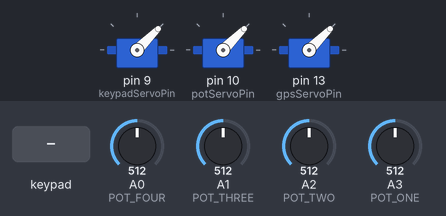
This sketch was run on a simulated Arduino Uno, built with avr-gcc and run on an emulated ATmega328P. Parts: 3 × servo. The inputs (shaded band) are chosen by the test bench; at power-on: A0 (POT_FOUR) = 512, A1 (POT_THREE) = 512, A2 (POT_TWO) = 512, A3 (POT_ONE) = 512.

Above: at 1.2 s.
1.3 s: keypad keys 3 3 3 7 7 7 pressed 0.4 s apart
At 3.31 s:
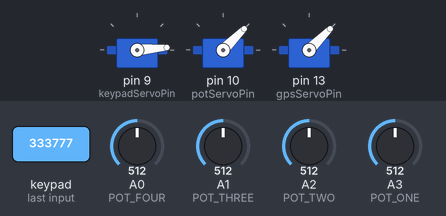
At 4.6 s:
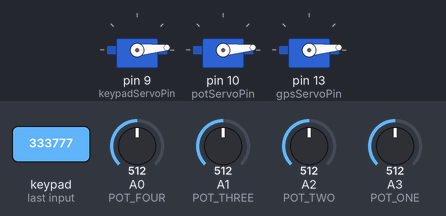
Timing chart, 0 to 6.1 s (numbered marks = the images above; inputs shaded):
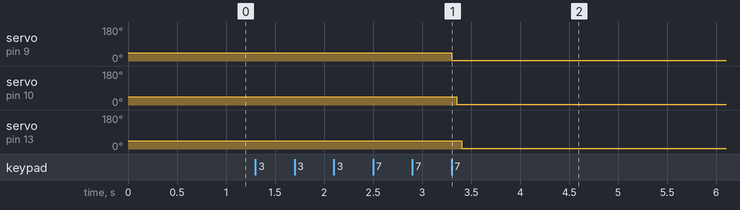

Measured:
- after the input at 1.3 s, servo on pin 9 (keypadServoPin): 45° → 5° after 2.0 s; servo on pin 10 (potServoPin), servo on pin 13 (gpsServoPin): 45° → 5° after 2.1 s

The sketch:

prop-box-slave.ino
```cpp
/*
 * Reverse Geocache Box adapted from all of these sources to create a unique
 * enagement box. -Hossman333
 * Spring 2019
 *
 * Credits:
 *
 * NeoGPS version without String by /dev
 * Kenton Harris 11/12/2012: https://learn.adafruit.com/reverse-geocache-engagement-box/
 * Thanks to bnordlund9 for much of the code. This is simplified version
 * of his Geobox found here: http://www.youtube.com/watch?v=g0060tcuofg
 * Reverse Geocache idea by Mikal Hart of http://arduiniana.org/
 * And last but not least Adafruit for all the parts and guides.
 */

/*
  *  Slave Receiver code for Arduino uno.
  *  - Keypad
  *  - 4 pots
  *  - 2 servos
  *  The slave will send data to the master, so the screen can display sentences. Such as:
  *  You’ve unlocked one!
  *  1/3 locks unlocked!
  *  The only data needed to be passed is for the screen.
*/

#include "Arduino.h"
#include "Keypad.h"
#include <Servo.h>
#include <Wire.h>

/*
 *
 * ========================================================================
 * ============================START KEYPAD INIT===========================
 * ========================================================================
 *
 *
 */
const byte ROWS = 4;
const byte COLS = 3;
// My keypad has a few malfunctioning keys. I just remapped some of them to work.
// I only need a few of them to work anyways.
char keys[ROWS][COLS] = {
    {'0', '2', '*'},
    {'4', '3', '6'},
    {'8', '8', '7'},
    {'5', '0', '4'}};
byte rowPins[ROWS] = {5, 6, 7, 8};
byte colPins[COLS] = {2, 3, 4};
char *secretKeypadCode = (char *)"873450";
char *secretCodeToUnlockAll = (char *)"333777";
int keypadPosition = 0;
bool keypadIsLocked;

Keypad keypad = Keypad(makeKeymap(keys), rowPins, colPins, ROWS, COLS);

int keypadServoPin = 9;
Servo KeypadServo;

/*
 *
 * ========================================================================
 * =============================END KEYPAD INIT============================
 * ========================================================================
 *
 *
 */

/*
 *
 * ========================================================================
 * ===========================POTENTIOMETER INIT===========================
 * ========================================================================
 *
 *
 */
#define POT_ONE A3
#define POT_TWO A2
#define POT_THREE A1
#define POT_FOUR A0

int potOneValue = 0;
int potTwoValue = 0;
int potThreeValue = 0;
int potFourValue = 0;

// Left, Up, Down, Right
int potOneSecret = 29;
int potTwoSecret = 363;
int potThreeSecret = 1014;
int potFourSecret = 734;

int potBuffer = 40;
bool potIsLocked;

int potServoPin = 10;
Servo PotServo;
bool gpsServoIsLocked;
/*
 *
 * ========================================================================
 * =========================END POTENTIOMETER INIT=========================
 * ========================================================================
 *
 *
 */
int gpsServoPin = 13;
Servo GpsServo;
int slaveResp;

void setup()
{
  Serial.begin(9600);
  Wire.begin(9);
  Wire.onRequest(requestEvent);
  Wire.onReceive(receiveEvent);
  KeypadServo.attach(keypadServoPin);
  PotServo.attach(potServoPin);
  GpsServo.attach(gpsServoPin);
  setKeypadLocked(true);
  setPotLocked(true);
  setGpsLocked(true);

  pinMode(POT_ONE, INPUT);
  pinMode(POT_TWO, INPUT);
  pinMode(POT_THREE, INPUT);
  pinMode(POT_FOUR, INPUT);
}

void loop()
{

  if (keypadIsLocked)
  {
    keypadCode();
  }

  if (potIsLocked)
  {
    potCode();
  }

  if (slaveResp == 3 || slaveResp == '3')
  {
    setGpsLocked(false);
  }

  delay(50);
}

void potCode()
{
  potOneValue = analogRead(POT_ONE);
  potTwoValue = analogRead(POT_TWO);
  potThreeValue = analogRead(POT_THREE);
  potFourValue = analogRead(POT_FOUR);
  //  Avoid math and other functions inside of ABS method.
  int potADiff = potOneValue - potOneSecret;
  int potBDiff = potTwoValue - potTwoSecret;
  int potCDiff = potThreeValue - potThreeSecret;
  int potDDiff = potFourValue - potFourSecret;

  if (abs(potADiff) < potBuffer && abs(potBDiff) < potBuffer && abs(potCDiff) < potBuffer && abs(potDDiff) < potBuffer)
  {
    setPotLocked(false);
  }
}

void keypadCode()
{
  char key = keypad.getKey();

  if (key == '*')
  {
    keypadPosition = 0;
  };

  if (key == secretKeypadCode[keypadPosition] || key == secretCodeToUnlockAll[keypadPosition])
  {
    keypadPosition = keypadPosition + 1;
  }
  else if (key == NO_KEY)
  {
    return;
  }
  else
  {
    keypadPosition = 0;
  };

  if (keypadPosition == 6 && key == secretCodeToUnlockAll[5])
  {
    KeypadServo.write(5);
    delay(50);
    PotServo.write(5);
    delay(50);
    GpsServo.write(5);
  };

  if (keypadPosition == 6)
  {
    setKeypadLocked(false);
  };
}

void setKeypadLocked(int locked)
{
  if (locked)
  {
    //    Serial.println("KEYPAD LOCKED.");
    KeypadServo.write(45);
    keypadIsLocked = true;
  }
  else
  {
    //    Serial.println("YAY, KEYPAD UNLOCKED.");
    KeypadServo.write(5);
    keypadIsLocked = false;
    slaveResp = 1;
  }
}

void setPotLocked(int locked)
{
  if (locked)
  {
    //    Serial.println("POT LOCKED.");
    PotServo.write(45);
    potIsLocked = true;
  }
  else
  {
    //    Serial.println("YAY, POT UNLOCKED.");
    PotServo.write(5);
    potIsLocked = false;
    slaveResp = 2;
  }
}

void setGpsLocked(int locked)
{
  if (locked)
  {
    //    Serial.println("LOCK THIS S.O.B");
    GpsServo.write(45);
    gpsServoIsLocked = true;
  }
  else
  {
    //    Serial.println("UNLOCK UNLOCK");
    GpsServo.write(5);
    gpsServoIsLocked = false;
  }
}

void requestEvent()
{
  Wire.write(slaveResp);
}

void receiveEvent(int bytes)
{
  slaveResp = Wire.read();
}
```
